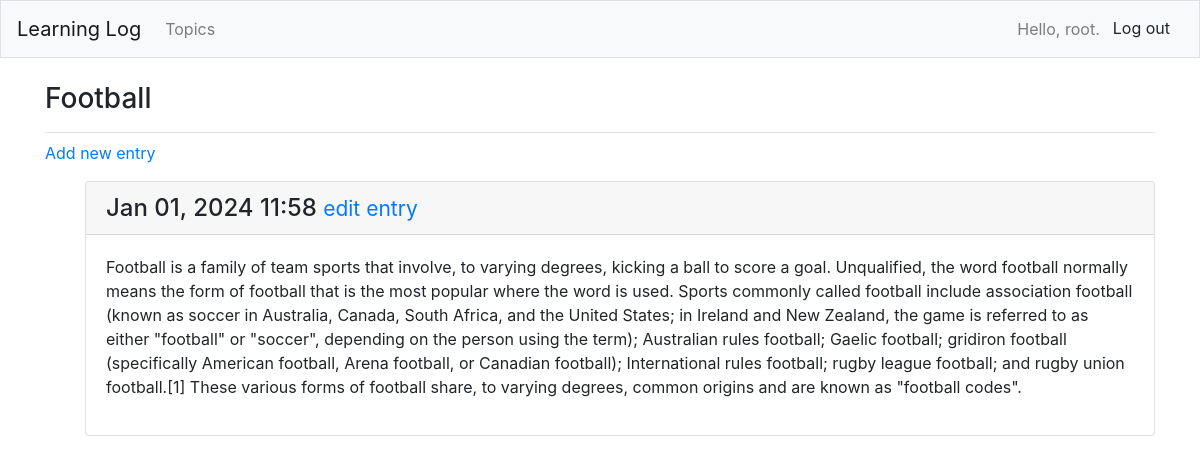
Page /topics/4/ (signed in) on the committed database.
### learning_logs/models.py (models this page shows, shortened)
class Topic(models.Model) :
    text=models.CharField(max_length=200)
    date_added=models.DateTimeField(auto_now_add=True)
    owner= models.ForeignKey(User, on_delete=models.CASCADE)
    def __str__(self) :
        return self.text

class Entry(models.Model) :
    topic=models.ForeignKey(Topic,on_delete=models.CASCADE)
    text= models.TextField()
    date_added=models.DateTimeField(auto_now_add=True)
    class Meta :
        verbose_name_plural='entries'

### learning_logs/views.py (the view)
# urls.py: path('topics/<int:topic_id>/',views.topic,name='topic'),
@login_required
def topic(request,topic_id) :
    topic=Topic.objects.get(id=topic_id)
    """Topic belongs to current user"""
    if topic.owner!=request.user :
        raise Http404
    entries=topic.entry_set.order_by('-date_added')
    context={'topic':topic,'entries':entries}
    return render(request,'learning_logs/topic.html',context)

### learning_logs/templates/learning_logs/topic.html
{% extends "learning_logs/base.html" %}
{% block page_header %}
<h3>{{topic}}</h3>
{% endblock page_header %}
{% block content %}
<p>
    <a href="{% url 'learning_logs:new_entry' topic.id %}"> Add new entry</a>
</p>
<ul>
    {% for entry in entries %}
    <div class="card mb-3">
    <h4 class="card-header">
        {{ entry.date_added|date:'M d, Y H:i' }}
        <small><a href="{% url 'learning_logs:edit_entry' entry.id %}">edit entry</a></small>
    </h4>
    <div class="card-body">
        {{ entry.text|linebreaks }}
    </div>
    </div>
    {% empty %}
    <p> There are no entries for this Topic <p>
    {% endfor %}
</ul>
{% endblock content %}

### learning_logs/templates/learning_logs/base.html (shortened to what this page needs)
{% load bootstrap4 %}
<!doctype html>
<html lang="en">
    <head>
        {% bootstrap_css %}
    </head>
</html>
<body>
    <nav class="navbar navbar-expand-md navbar-light bg-light mb-4 border">
        <a class="navbar-brand" href="{% url 'learning_logs:index' %}">Learning Log</a>
        <div class="collapse navbar-collapse" id="navbarCollapse">
            <ul class="navbar-nav mr-auto">
                <li class="nav-item">
                    <a class="nav-link" href="{% url 'learning_logs:topics' %}">Topics</a>
                </li>
            </ul>
            <ul class="navbar-nav ml-auto">
                {% if user.is_authenticated %}
                <li class="nav-item">
                    <span class="navbar-text">Hello, {{user.username}}.</span>
                </li>
                <li class="nav-item">
                    <form method="post" action="{% url 'users:logout' %}">
                        <button type="submit" class="btn btn-light">Log out</button>
                    </form>
                </li>
                {% endif %}
            </ul>
        </div>
    </nav>
    <main role="main" class="container">
        <div class="pb-2 mb-2 border-bottom">
            {% block page_header %}{% endblock page_header %}
        </div>
        <div>
            {% block content %} {% endblock content %}
        </div>
    </main>
</body>

### rows in the picture
Topic: text "Football"
Entry: date_added "Jan 01, 2024 11:58", text "Football is a family of team sports that involve, to varying degrees, kicking a ball to score a goal. Unqualified, the word football normally means the form of football that is the most popular where the word is used. Sports commonly called football include association football (known as soccer in Australia, Canada, South Africa, and the United States; in Ireland and New Zealand, the game is referred to as either \"football\" or \"soccer\", depending on the person using the term); Australian rules football; Gaelic football; gridiron football (specifically American football, Arena football, or Canadian football); International rules football; rugby league football; and rugby union football.[1]…"

### other values in the picture
{{ user.username }} "root"
